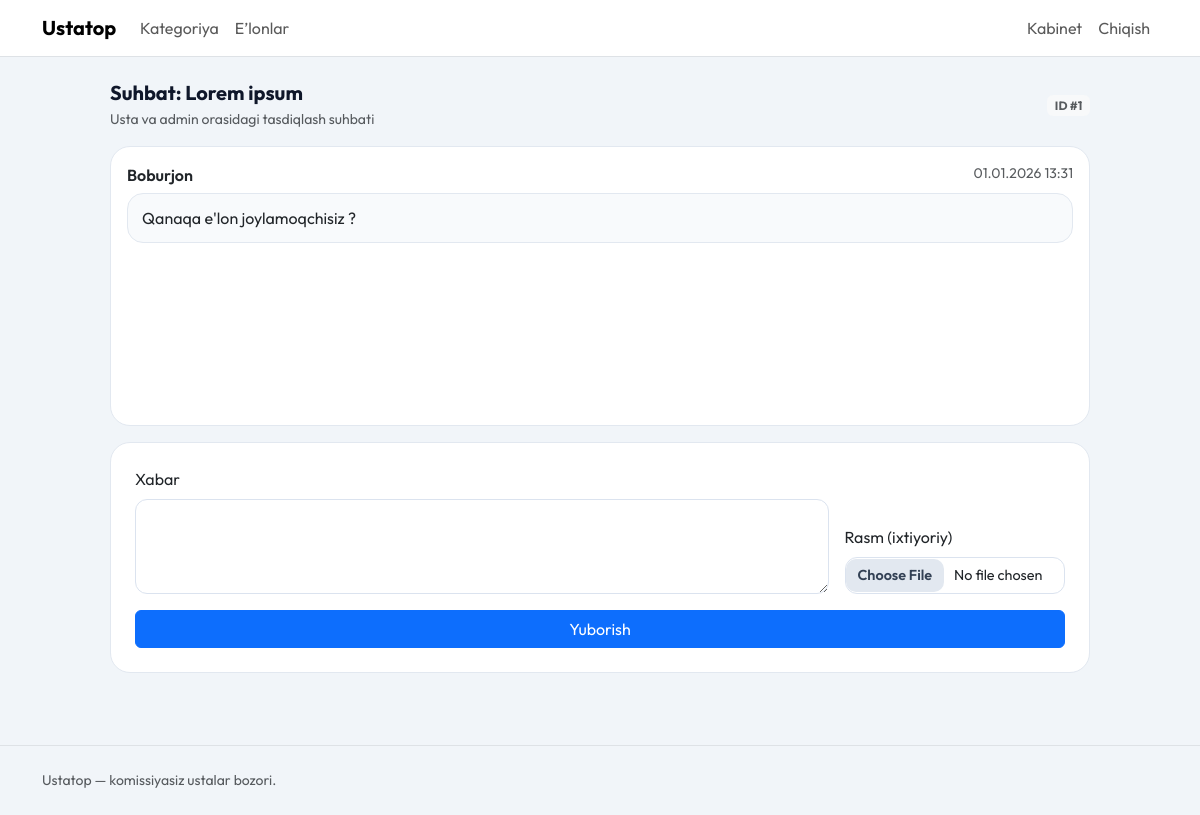
Page /chat/threads/1/ (signed in) on the committed database.
### chat/models.py (models this page shows, shortened)
class ChatThread(models.Model):
    class Status(models.TextChoices):
        OPEN = 'OPEN', 'Ochiq'
        CLOSED = 'CLOSED', 'Yopiq'
    listing = models.ForeignKey(Listing, on_delete=models.CASCADE, null=True, blank=True)
    provider = models.ForeignKey(Provider, on_delete=models.CASCADE)
    client = models.ForeignKey(
        settings.AUTH_USER_MODEL,
        on_delete=models.SET_NULL,
        null=True,
        blank=True,
        related_name='client_threads',
    )
    admin = models.ForeignKey(
        settings.AUTH_USER_MODEL, on_delete=models.SET_NULL, null=True, blank=True
    )
    status = models.CharField(max_length=10, choices=Status.choices, default=Status.OPEN)

class ChatMessage(models.Model):
    thread = models.ForeignKey(ChatThread, on_delete=models.CASCADE, related_name='messages')
    sender = models.ForeignKey(settings.AUTH_USER_MODEL, on_delete=models.CASCADE)
    message = models.TextField()
    attachment = models.ImageField(upload_to='chat_attachments/', blank=True, null=True)
    created_at = models.DateTimeField(auto_now_add=True)

### listings/models.py (models this page shows, shortened)
class Listing(models.Model):
    class Status(models.TextChoices):
        DRAFT = 'DRAFT', 'Qoralama'
        PENDING = 'PENDING', 'Kutilmoqda'
        APPROVED = 'APPROVED', 'Tasdiqlangan'
        REJECTED = 'REJECTED', 'Rad etilgan'
    provider = models.ForeignKey(Provider, on_delete=models.CASCADE, related_name='listings')
    category = models.ForeignKey(Category, on_delete=models.PROTECT)
    service = models.ForeignKey(Service, on_delete=models.PROTECT)
    service_details = models.ManyToManyField(ServiceDetail, blank=True)
    title = models.CharField(max_length=200)
    description = models.TextField()
    city = models.CharField(max_length=120)
    district = models.CharField(max_length=120, blank=True, default='')
    price_from = models.DecimalField(max_digits=12, decimal_places=2, blank=True, null=True)
    status = models.CharField(max_length=20, choices=Status.choices, default=Status.DRAFT)
    rejection_reason = models.TextField(blank=True)
    is_public = models.BooleanField(default=False)
    approved_at = models.DateTimeField(blank=True, null=True)
    created_at = models.DateTimeField(auto_now_add=True)
    updated_at = models.DateTimeField(auto_now=True)

### accounts/models.py (models this page shows)
class User(AbstractUser):
    class Roles(models.TextChoices):
        CLIENT = 'CLIENT', 'Mijoz'
        PROVIDER = 'PROVIDER', 'Usta'
        ADMIN = 'ADMIN', 'Administrator'
    email = models.EmailField(blank=True)
    phone_number = models.CharField(max_length=20, blank=True)
    role = models.CharField(max_length=20, choices=Roles.choices, default=Roles.CLIENT)
    is_phone_verified = models.BooleanField(default=False)
    telegram_id = models.BigIntegerField(null=True, blank=True, unique=True)
    USERNAME_FIELD = 'username'
    REQUIRED_FIELDS = []
    def is_provider(self):
        return self.role == self.Roles.PROVIDER
    def is_admin(self):
        return self.role == self.Roles.ADMIN or self.is_superuser

### chat/views.py (the view)
# urls.py: path('threads/<int:pk>/', thread_detail, name='thread_detail'),
@login_required
def thread_detail(request, pk):
    thread = get_object_or_404(ChatThread, pk=pk)
    if not (
        request.user.is_admin()
        or thread.provider.user == request.user
        or (thread.client and thread.client == request.user)
    ):
        messages.error(request, 'Ruxsat yo‘q.')
        return redirect('services:home')
    if request.user.is_admin() and thread.admin is None:
        thread.admin = request.user
        thread.save()
    form = ChatMessageForm(request.POST or None, request.FILES or None)
    if request.method == 'POST' and form.is_valid():
        message = form.save(commit=False)
        message.thread = thread
        message.sender = request.user
        message.save()
        return redirect('chat:thread_detail', pk=thread.pk)
    return render(request, 'chat/thread_detail.html', {'thread': thread, 'form': form})

### chat/forms.py
class ChatMessageForm(forms.ModelForm):
    class Meta:
        model = ChatMessage
        fields = ('message', 'attachment')
        widgets = {
            'message': forms.Textarea(attrs={'rows': 3}),
        }
    def __init__(self, *args, **kwargs):
        super().__init__(*args, **kwargs)
        for field in self.fields.values():
            field.widget.attrs.setdefault('class', 'form-control')
        self.fields['message'].label = 'Xabar'
        self.fields['attachment'].label = 'Rasm'

### templates/chat/thread_detail.html (shortened to what this page needs)
{% extends 'base.html' %}
{% block content %}
<div class="chat-shell">
  <div class="d-flex justify-content-between align-items-center mb-3">
    <div>
      <h1 class="h5 fw-bold mb-1">Suhbat: {{ thread.listing.title }}</h1>
      <div class="text-muted small">Usta va admin orasidagi tasdiqlash suhbati</div>
    </div>
    <span class="badge bg-light text-muted">ID #{{ thread.id }}</span>
  </div>
  <div class="chat-card card mb-3">
    <div class="card-body">
      {% for message in thread.messages.all %}
        <div class="chat-message {% if message.sender == user %}is-own{% endif %}">
          <div class="chat-meta">
            <span class="fw-semibold">{{ message.sender.username }}</span>
            <span class="text-muted small">{{ message.created_at|date:"d.m.Y H:i" }}</span>
          </div>
          <div class="chat-bubble">
            {{ message.message }}
          </div>
        </div>
      {% empty %}
        <div class="text-muted">Hozircha xabarlar yo‘q.</div>
      {% endfor %}
    </div>
  </div>
  <form method="post" enctype="multipart/form-data" class="chat-form card p-3 p-lg-4">
    <div class="row g-3 align-items-end">
      <div class="col-lg-9">
        <label class="form-label" for="{{ form.message.id_for_label }}">Xabar</label>
        {{ form.message }}
      </div>
      <div class="col-lg-3">
        <label class="form-label" for="{{ form.attachment.id_for_label }}">Rasm (ixtiyoriy)</label>
        {{ form.attachment }}
      </div>
    </div>
    <button class="btn btn-primary mt-3" type="submit">Yuborish</button>
  </form>
</div>
{% endblock %}

### static/css/site.css (style rules this page uses)
:root { --ink: #0f172a; --muted: #64748b; --brand: #0ea5e9; --brand-dark: #0284c7; --sand: #f8fafc; --card: #ffffff; --ring: rgba(14, 165, 233, 0.2); }
body { font-family: "Outfit", sans-serif; background: #f1f5f9; color: var(--ink); }
.form-control, .form-select { border-radius: 12px; border: 1px solid #dbe3ef; padding: 0.65rem 0.9rem; }
input[type="file"].form-control { padding: 0.4rem 0.75rem; width: 100%; font-size: 0.9rem; overflow: hidden; text-overflow: ellipsis; white-space: nowrap; display: block; }
.chat-shell { max-width: 980px; margin: 0 auto; }
.chat-card { border-radius: 20px; border: 1px solid #e2e8f0; background: #ffffff; min-height: 280px; }
.chat-message { margin-bottom: 16px; }
.chat-meta { display: flex; justify-content: space-between; margin-bottom: 6px; }
.chat-bubble { background: #f8fafc; border: 1px solid #e2e8f0; border-radius: 16px; padding: 12px 14px; }
.chat-form { border-radius: 20px; border: 1px solid #e2e8f0; }

### rows in the picture
ChatThread: listing "Lorem ipsum", id "1"
ChatMessage: sender.username "Boburjon", created_at "01.01.2026 13:31", message "Qanaqa e'lon joylamoqchisiz ?"
